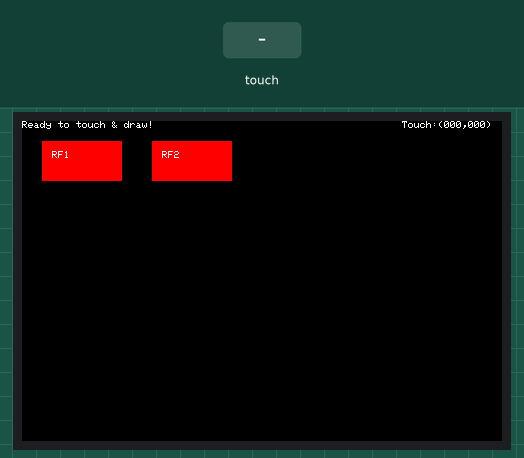
Recording of a sketch running on a simulated ESP32. Parts: 480×320 colour display. The inputs (shaded band) are chosen by the test bench. What the sketch prints to the serial monitor is not drawn.

Above: at 1.3 s.
1.4 s: screen touched at 13 % across, 10 % down
At 2.7 s:
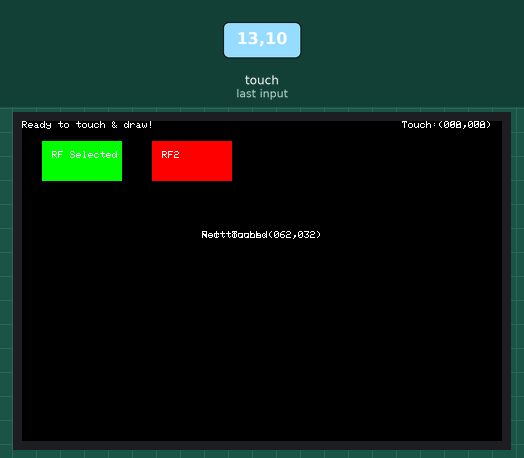
3.9 s: screen touched at 62 % across, 10 % down
5.4 s: screen touched at 38 % across, 10 % down
At 7.0 s:
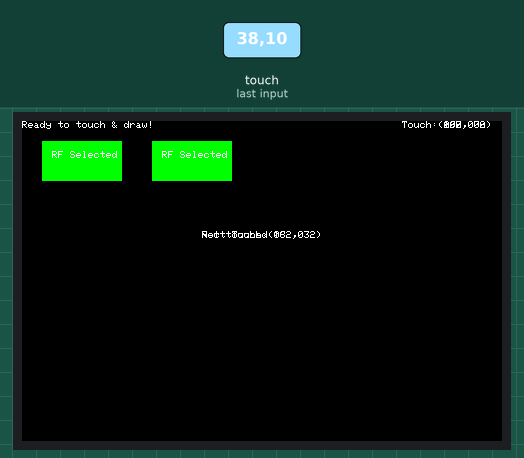
7.9 s: screen touched at 13 % across, 10 % down
At 9.3 s:
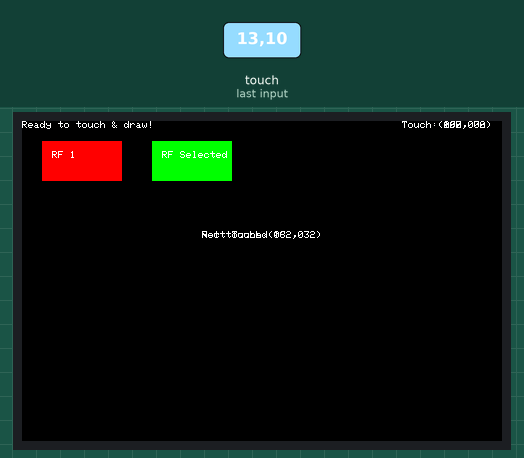
Timing chart, 0 to 10.4 s (numbered marks = the images above; inputs shaded):
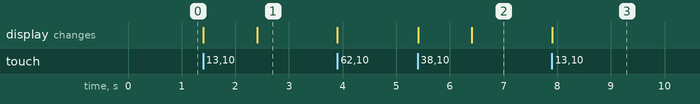

Measured:
- after the input at 1.4 s, the display: first changes at once (image 1 shows a later state)
- after the input at 5.4 s, the display: first changes at once (image 2 shows a later state)
- after the input at 7.9 s, the display: changes at once (image 3)

The sketch:

2_tasti_wt32-sc01-plus.ino
```cpp
/*
    Simple Touch Drawing sample for WT32-SC01-plus
*/
//#define LGFX_AUTODETECT  // Autodetect board not use for plus model
#define LGFX_USE_V1      // set to use new version of library
#include <LovyanGFX.hpp>  // main library

class LGFX : public lgfx::LGFX_Device
{

    lgfx::Panel_ST7796  _panel_instance;  // ST7796UI
    lgfx::Bus_Parallel8 _bus_instance;    // MCU8080 8B
    lgfx::Light_PWM     _light_instance;
    lgfx::Touch_FT5x06  _touch_instance;

  public:
    LGFX(void)
    {
      {
        auto cfg = _bus_instance.config();
        cfg.freq_write = 20000000;
        cfg.pin_wr = 47;
        cfg.pin_rd = -1;
        cfg.pin_rs = 0;

        // LCD data interface, 8bit MCU (8080)
        cfg.pin_d0 = 9;
        cfg.pin_d1 = 46;
        cfg.pin_d2 = 3;
        cfg.pin_d3 = 8;
        cfg.pin_d4 = 18;
        cfg.pin_d5 = 17;
        cfg.pin_d6 = 16;
        cfg.pin_d7 = 15;
        _bus_instance.config(cfg);
        _panel_instance.setBus(&_bus_instance);
      }

      {
        auto cfg = _panel_instance.config();

        cfg.pin_cs           =    -1;
        cfg.pin_rst          =    4;
        cfg.pin_busy         =    -1;
        cfg.panel_width      =   320;
        cfg.panel_height     =   480;
        cfg.offset_x         =     0;
        cfg.offset_y         =     0;
        cfg.offset_rotation  =     0;
        cfg.dummy_read_pixel =     8;
        cfg.dummy_read_bits  =     1;
        cfg.readable         =  true;
        cfg.invert           = true;
        cfg.rgb_order        = false;
        cfg.dlen_16bit       = false;
        cfg.bus_shared       =  true;
        _panel_instance.config(cfg);
      }

      {
        auto cfg = _light_instance.config();

        cfg.pin_bl = 45;
        cfg.invert = false;
        cfg.freq   = 44100;
        cfg.pwm_channel = 7;

        _light_instance.config(cfg);
        _panel_instance.setLight(&_light_instance);
      }

      {
        auto cfg = _touch_instance.config();

        cfg.x_min      = 0;
        cfg.x_max      = 319;
        cfg.y_min      = 0;
        cfg.y_max      = 479;
        cfg.pin_int    = 7;
        cfg.bus_shared = true;
        cfg.offset_rotation = 0;

        cfg.i2c_port = 1;
        cfg.i2c_addr = 0x38;
        cfg.pin_sda  = 6;
        cfg.pin_scl  = 5;
        cfg.freq = 400000;

        _touch_instance.config(cfg);
        _panel_instance.setTouch(&_touch_instance);
      }
      setPanel(&_panel_instance);
    }
};


static LGFX lcd;  // declare display variable
// Variables for touch x,y
static int32_t x, y;
static int32_t xBox = 20, yBox = 20, xWidth = 80, yHeight = 40, marginRight = 30;

bool btn1Clicked = true;
const int noOfButton = 2;  //2
boolean btn1ClickColl[noOfButton];
void setup(void) {
  Serial.begin(115200);
  lcd.init();

  // Setting display to landscape
  if (lcd.width() < lcd.height()) lcd.setRotation(lcd.getRotation() ^ 1);

  lcd.setCursor(0, 0);
  lcd.printf("Ready to touch & draw!");

  /*Button drawing logic*/
  // for (int i = 1; i <= noOfButton; i++) {
  btn1ClickColl[0] = true;
  //drawRect      ( x, y, w, h   , color);  // 矩形の外周
  uint16_t green = 0x07E0;
  lcd.fillRect(xBox, yBox, xWidth, yHeight, 0xF800);
  int box1TextX = xBox + 10;
  int box1TextY = yBox + 10;
  lcd.setCursor(box1TextX, box1TextY);
  lcd.println("RF1");
  xBox = (xBox + xWidth) + marginRight;

  btn1ClickColl[1] = true;
  //drawRect      ( x, y, w, h   , color);  // 矩形の外周
  green = 0x07E0;
  lcd.fillRect(xBox, yBox, xWidth, yHeight, 0xF800);
  box1TextX = xBox + 10;
  box1TextY = yBox + 10;
  lcd.setCursor(box1TextX, box1TextY);
  lcd.println("RF2");
  xBox = (xBox + xWidth) + marginRight;


  // }
}

void loop() {
  xBox = 20;
  if (lcd.getTouch(&x, &y)) {
    Serial.printf("Rect Touch:(%03d,%03d)", x, y);
    //lcd.fillRect(x-2, y-2, 5, 5, TFT_RED);
    //Btn 1 detected
    /*Below loop is checking button region for each section*/

    //Button 1 test
    if ((x >= xBox && x <= xBox + xWidth) && (y >= yBox && y <= yBox + yHeight)) {
      Serial.println("Box Touched");
      if (btn1ClickColl[0]) {
        Serial.println("Box Register");
        lcd.fillRect(xBox, yBox, xWidth, yHeight, 0x07E0);  //Green
        int box1TextX = xBox + 10;
        int box1TextY = yBox + 10;
        lcd.setCursor(box1TextX, box1TextY);
        lcd.println("RF Selected");
        //btn1Clicked =false;
      } else {
        Serial.println("Box NOt Register");
        lcd.fillRect(xBox, yBox, xWidth, yHeight, 0xF800);  //red color
        int box1TextX = xBox + 10;
        int box1TextY = yBox + 10;
        lcd.setCursor(box1TextX, box1TextY);
        lcd.println("RF 1");
      }
      btn1ClickColl[0] = !btn1ClickColl[0];
      lcd.setCursor(180, 110);
      lcd.printf("Rect Touch:(%03d,%03d)", x, y);
      delay(1000);
    } else {
      lcd.setCursor(180, 110);
      lcd.printf("Not touched");
    }

    // Import as it will move x axis cursor to right for new btn render
    xBox = (xBox + xWidth) + marginRight;

    //Button 2 test
    if ((x >= xBox && x <= xBox + xWidth) && (y >= yBox && y <= yBox + yHeight)) {
      Serial.println("Box Touched");
      if (btn1ClickColl[1]) {
        Serial.println("Box Register");
        lcd.fillRect(xBox, yBox, xWidth, yHeight, 0x07E0);  //Green
        //btn1Clicked =false;
        int box1TextX = xBox + 10;
        int box1TextY = yBox + 10;
        lcd.setCursor(box1TextX, box1TextY);
        lcd.println("RF Selected");
      } else {
        Serial.println("Box NOt Register");
        lcd.fillRect(xBox, yBox, xWidth, yHeight, 0xF800); //Red
        int box1TextX = xBox + 10;
        int box1TextY = yBox + 10;
        lcd.setCursor(box1TextX, box1TextY);
        lcd.println("RF 2");
      }
      btn1ClickColl[1] = !btn1ClickColl[1];


      lcd.setCursor(180, 110);
      lcd.printf("Rect Touch:(%03d,%03d)", x, y);
      delay(1000);
    } else {
      lcd.setCursor(180, 110);
      lcd.printf("Not touched");
    }
  }

  lcd.setCursor(380, 0);
  lcd.printf("Touch:(%03d,%03d)", x, y);
}
// delay(1000);
```
